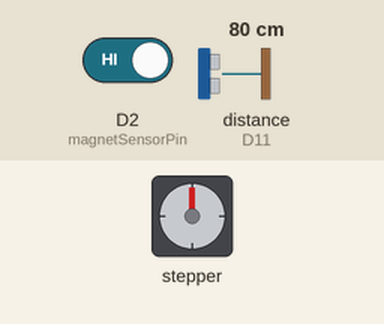
Recording of a sketch running on a simulated Arduino MKR. On the bench: stepper motor. The test bench sets the inputs (shaded band); at power-on: distance to the obstacle (sensor on D11) 80 cm, D2 (magnetSensorPin) HIGH. The echo pulse lasts 58.3 µs per cm; WiFi joins after 1.5 s; servers stay silent unless stated; uploads are accepted with an empty reply; stepper angles assume 2048 steps per turn.

Above: at 7.3 s.
7.4 s: distance to the obstacle (sensor on D11) set to 60 cm
At 7.8 s:
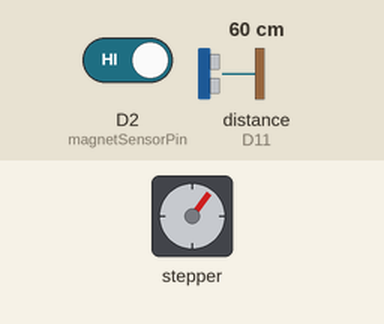
10.4 s: distance to the obstacle (sensor on D11) set to 9 cm
13.4 s: distance to the obstacle (sensor on D11) set to 250 cm
At 13.7 s:
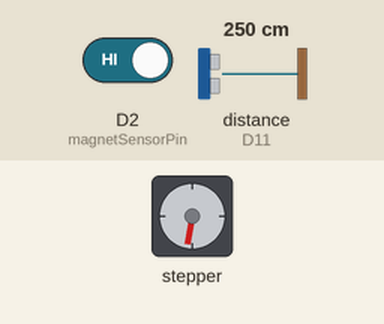
16.4 s: distance to the obstacle (sensor on D11) set to 18 cm
19.4 s: distance to the obstacle (sensor on D11) set to 299 cm
At 19.6 s:
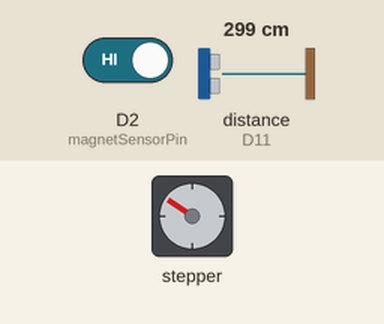
22.4 s: distance to the obstacle (sensor on D11) set to 2 cm
At 22.4 s:
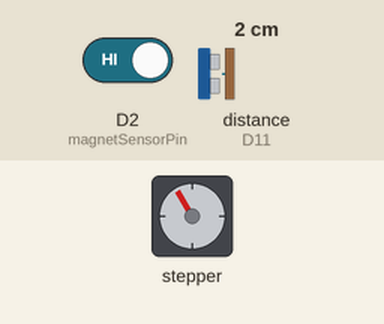
Timing chart, 0 to 24.9 s (numbered marks = the images above; inputs shaded):
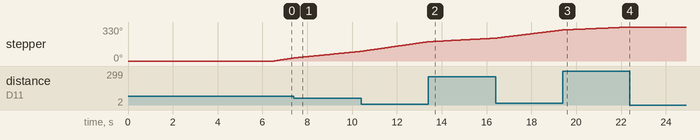

Measured:
- after the input at 22.4 s, stepper: stops changing and stays 330°

The sketch:

SpiceProjectArduinoCode.ino
```cpp
#include "Firebase_Arduino_WiFiNINA.h"
#include "secrets.h"
#include <WiFiNINA.h>

#include <AccelStepper.h>
#include <SPI.h>

#include <NewPing.h>

// Wifi Credentials
char ssid[] = SECRET_SSID;
char pass[] = SECRET_PASS;
char dataPath[] = "/position.json";
char fireBaseUrl[] = DATA_URL;

int wifiStatus = WL_IDLE_STATUS;
WiFiClient client;
int maxReconnect = 10;
int numReconnect = 0;

// Ultrasonic Sensor Pins & Object
const int triggerPin = 12;
const int echoPin = 11;
NewPing sonar(triggerPin, echoPin, 500);

// Hall Effect Sensor Pin
const int magnetSensorPin = 2;

// Variables for non-blocking delay in sensor readings.
unsigned long lastRead = 0;
unsigned long startMoveTime = 0;
const long interval = 600;
const long moveInterval = 400;

volatile int magnetCount = 0;
int currentPosition = 1;
int direction = 1;

// Stepper object
AccelStepper myStepper(AccelStepper::FULL4WIRE, 3, 5, 4, 6);

void setup() {
  // Connect to WiFi
  while(wifiStatus != WL_CONNECTED)
  {
    wifiStatus = WiFi.begin(ssid, pass);
    // Wait 5 seconds for connection.
    delay(5000);
  }

  // Configure stepper motor and reset positioning.
  myStepper.setMaxSpeed(1000);
  myStepper.setAcceleration(500);
  myStepper.setSpeed(200);
  moveToHome();

  // Connect to database
  connect();

  // Setup magnet sensor interrupt
  pinMode(magnetSensorPin, INPUT_PULLUP);
  attachInterrupt(digitalPinToInterrupt(magnetSensorPin), magnetDetected, RISING);

}


void loop()
{
  String line = "";
  bool readingData = false;

  // Read data from Firebase
  while(client.available())
  {

    char c = client.read();
    if(c == '\n')
    {
      if(line.startsWith("data:"))
      {
        readingData = true;
        line = line.substring(6);
      }
      else
      {
        line = "";
      }

      if(readingData)
      {
        int endOfData = line.lastIndexOf('}');
        int startOfData = line.lastIndexOf(':', endOfData - 1);

        String position = line.substring(startOfData + 1, endOfData);
        if(position != "null")
        {
          moveToPosition(position.toInt());
        }
        readingData = false;
        line = "";
      }
    }
    else
    {
      line += c;
    }
  }
}

void moveToHome()
{
  int dist = 0;

  // Move stepper motor to the home position based on ultrasonic distance
  while(dist >= 7 || dist == 0)
  {

    dist = sonar.ping_cm();
    myStepper.runSpeed();
  }

  myStepper.stop();
}

void magnetDetected()
{
  unsigned long current = millis();
  if(current - lastRead >= interval && current - startMoveTime >= moveInterval)
  {
    magnetCount++;
     // Update current position with modulo to ensure it stays within the range of 1 to 12
    if(direction == 1)
    {
      currentPosition = (currentPosition + 1) % 12;
    }
    else
    {
      currentPosition = (currentPosition - 1 + 12) % 12;
    }
    lastRead = current;
  }
}

int calcMoves(int targetPosition)
{
  int clockwiseMoves = (targetPosition - currentPosition + 12) % 12;
  int counterClockwiseMoves = (currentPosition - targetPosition + 12) % 12;
  return (clockwiseMoves <= counterClockwiseMoves) ? clockwiseMoves : -counterClockwiseMoves;
}

void moveToPosition(int targetPosition)
{
  int stepsToMove = calcMoves(targetPosition);
  direction = (stepsToMove > 0) ? 1 : -1;
  stepsToMove = abs(stepsToMove);

  myStepper.setSpeed(200 * direction);
  magnetCount = 0;
  startMoveTime = millis();
  while(magnetCount < stepsToMove)
  {
    myStepper.runSpeed();
  }
  myStepper.stop();
}

void connect()
{
  // Connect to Firebase
  if(!client.connectSSL(fireBaseUrl, 443))
  {
    return;
  }
  // Send initial position to Firebase
  String jsonData = "{\"position\": 1}";

  client.println("PATCH /.json HTTP/1.1");
  client.println("Host: " + String(fireBaseUrl));
  client.println("Content-Type: application/json");
  client.print("Content-Length: ");
  client.println(jsonData.length());
  client.println("Connection: keep-alive");
  client.println();
  client.println(jsonData);

  // Start listening for data updates
  client.println("GET " + String(dataPath) + " HTTP/1.1");
  client.println("Host: " + String(fireBaseUrl));
  client.println("Accept: text/event-stream");
  client.println("Cache-Control: no-cache");
  client.println("Connection: keep-alive");
  client.println();
}
```

secrets.h
```cpp
#define SECRET_SSID "YOUR_WIFI_SSID"
#define SECRET_PASS "YOUR_WIFI_PASS"

#define DATA_URL "YOUR_RTDB_LINK"
```
